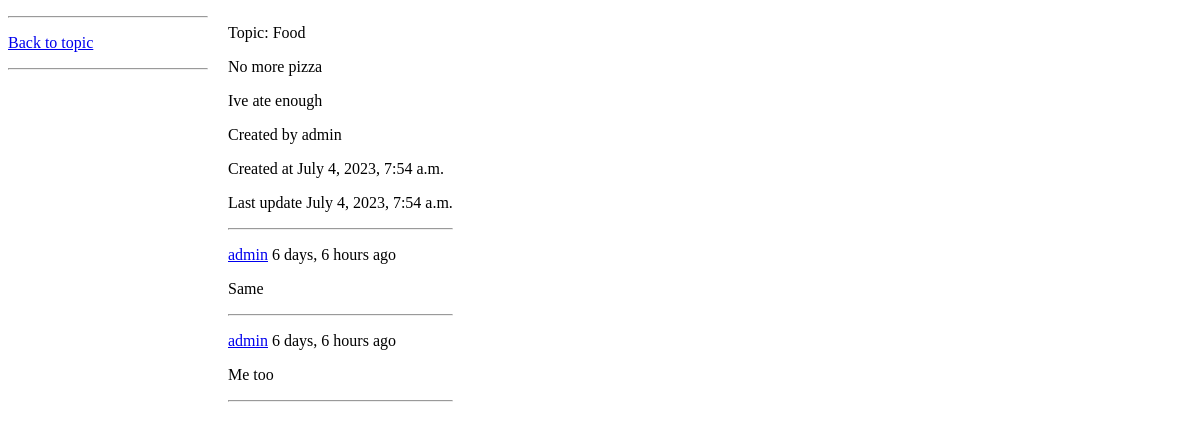
Before: /notes/note/7/ with the older database file.
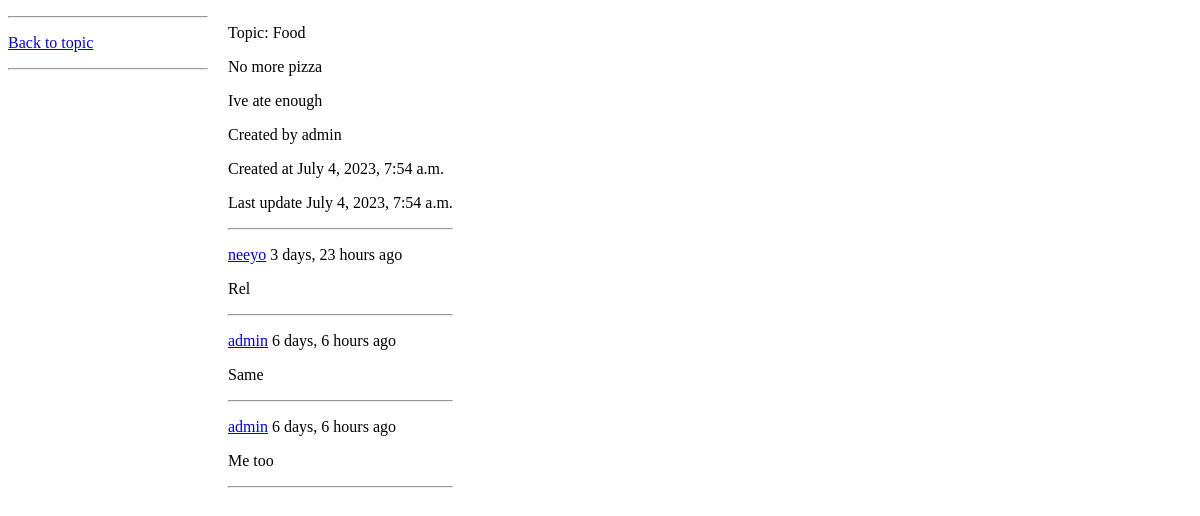
After: the same page with the newer database file.
### notes/models.py (models this page shows, shortened)
class Note(models.Model):
    topic = models.ForeignKey(Topic, on_delete=models.SET_NULL, null=True)
    author = models.ForeignKey(User, on_delete=models.SET_NULL, null=True)
    name = models.CharField(max_length=100)
    description = models.TextField(max_length=500)
    created_at = models.DateTimeField(auto_now_add=True)
    updated_at = models.DateTimeField(auto_now=True)
    completed = models.BooleanField(default=False)
    completed_by = models.ForeignKey(User, on_delete=models.SET_NULL, null=True, related_name='topic_completed_by')

class Topic(models.Model):
    author = models.ForeignKey(User, on_delete=models.SET_NULL, null=True)
    name = models.CharField(max_length=100)
    description = models.TextField(max_length=500)
    created_at = models.DateTimeField(auto_now_add=True)
    updated_at = models.DateTimeField(auto_now=True)

class Comment(models.Model):
    note = models.ForeignKey(Note, on_delete=models.SET_NULL, null=True)
    author = models.ForeignKey(User, on_delete=models.SET_NULL, null=True)
    message = models.TextField(max_length=500)
    created_at = models.DateTimeField(auto_now_add=True)
    updated_at = models.DateTimeField(auto_now=True)

### notes/views.py (the view)
# urls.py: path("note/<int:note_id>/", views.note_detail, name="note_detail"),
def note_detail(request, note_id):
    context = {}
    note = get_object_or_404(Note, pk=note_id)
    comments = note.comment_set.all().order_by('-created_at')
    context["note"] = note
    context["comments"] = comments
    return render(request, "notes/note_detail.html", context)

### notes/templates/notes/note_detail.html (shortened to what this page needs)
<div>
    <div style = "float:left; width:200px; margin-right:20px;">
        <hr/>
        <p>
            <a href="/notes/topic/{{ note.topic.id }}/">Back to topic</a>
        </p>
        <hr/>
    </div>
    <div style = "float:left;">
        <p>Topic: {{ note.topic.name }}</p>
        <p>{{ note.name }}</p>
        <p>{{ note.description }}</p>
        <p>Created by {{ note.author }}</p>
        <p>Created at {{ note.created_at }}</p>
        <p>Last update {{ note.updated_at }}</p>
        <hr/>
        {% if comments %}
            {% for comment in comments %}
                <p>
                    <a href="/notes/user/{{ comment.author.id }}/">{{ comment.author }}</a>&nbsp;{{ comment.created_at|timesince }} ago&nbsp;
                </p>
                <p>
                    {{ comment.message }}
                </p>
                <hr/>
            {% endfor %}
        {% else %}
            <p>No comments for this note are available.</p>
        {% endif %}
    </div>
</div>

Changed rows visible on the page:
added Comment: author "neeyo", created_at "3 days, 23 hours", message "Rel"
